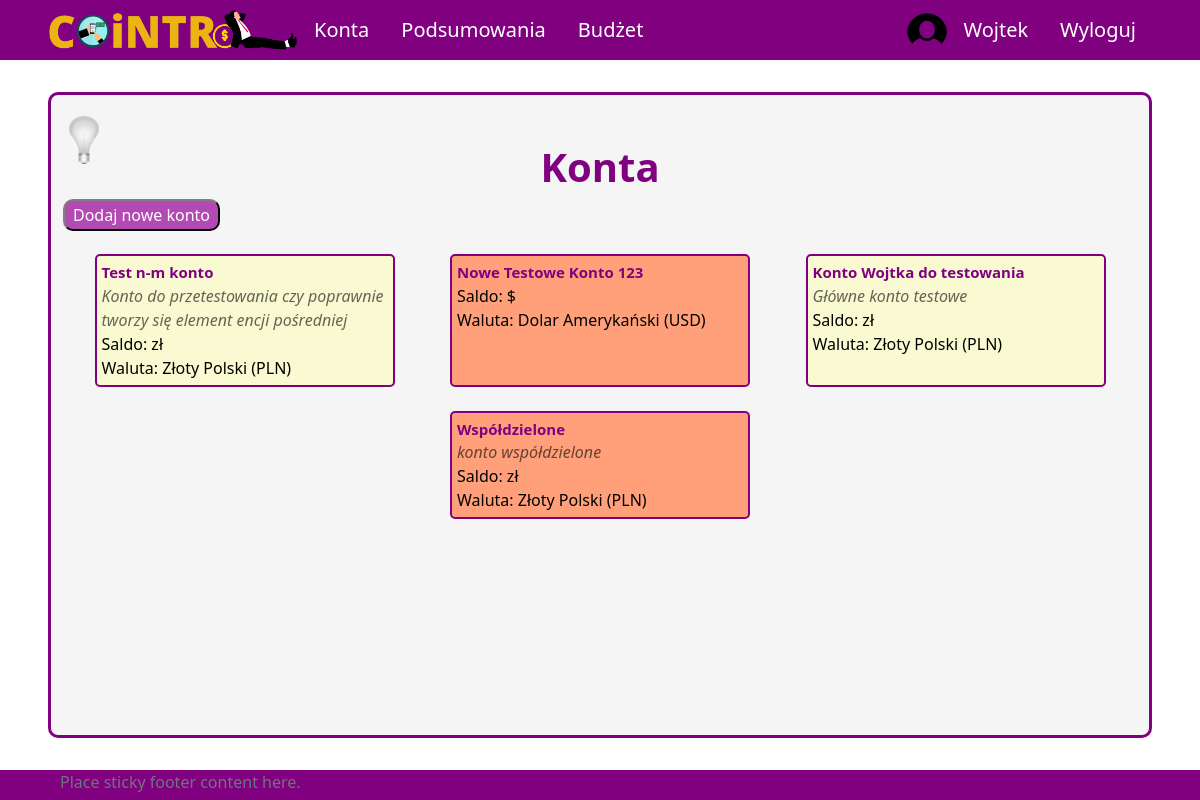
Screenshot of /all-accounts (signed in) with the database file from the repository.
### aplication/models.py (models this page shows, shortened)
class Account(models.Model):
    owner = models.ForeignKey(Profile, null=True, blank=True, on_delete=models.CASCADE)
    name = models.CharField(max_length=30)
    currency = models.ForeignKey(Currency, on_delete=models.SET_NULL, null=True)
    is_shared = models.BooleanField(default=False)
    description = models.CharField(max_length=100, null=True, blank=True)
    id = models.UUIDField(default=uuid.uuid4, unique=True, primary_key=True, editable=False)
    def __str__(self):
        return self.name
    def print_description(self):
        if self.description!=None:
            return self.description
        else:
            return ""

### UsersApp/models.py (models this page shows)
class Currency(models.Model):
    name = models.CharField(max_length=100)
    access_name = models.CharField(max_length=20) #access_name nazwa aby zdobyć kurs walut
    sign = models.CharField(max_length=5) #znak waluty
    id = models.UUIDField(default=uuid.uuid4, unique=True,
                            primary_key=True, editable=False)
    def __str__(self):
        return "{}".format(self.name)

### aplication/views/account_views.py (the view)
# urls.py: path('all-accounts', allAccounts, name='all-accounts'),
@login_required(login_url='login')
def allAccounts(request):
    user_accounts = User_Account.objects.filter(id_user = request.user.profile.id)
    accounts = []
    for ua in user_accounts:
        accounts.append(Account.objects.get(id=ua.id_account.id))
    context = {'accounts': accounts}
    return render(request, 'application/account/all-accounts.html', context)

### templates/application/account/all-accounts.html (shortened to what this page needs)
{% extends 'application/base.html' %}
{% block content %}
    <div class="title">
        <h1>Konta</h1>
    </div>
    <a href="{% url 'create-account' %}">
        <button class="button">Dodaj nowe konto</button>
    </a>
    <div class="content tiles" id="all-accounts">
        {% for acc in accounts %}
            <div class="account">
                <a class="account-link" href={% url 'account' pk=acc.id %}>
                <span class="name">{{ acc }}</span>
                <span class="account-description">{{ acc.print_description }}</span>
                <span class="balance">Saldo: {{ acc.calculate_balance }} {{acc.currency.sign}}</span>
                <span class="balance">Waluta: {{ acc.currency }}</span>
                </a>
            </div>
        {% endfor %}
    </div>
{% endblock %}

### templates/application/base.html (shortened to what this page needs)
{%load static%}
<!DOCTYPE html>
<html lang="pl">
<head>
    <link href="https://cdn.jsdelivr.net/npm/bootstrap@5.2.2/dist/css/bootstrap.min.css" rel="stylesheet">
    <link rel="stylesheet" type="text/css" href="{% static 'css/style.css' %}">
</head>
<body onload="checkColorMode()">
    <nav class="nav">
        {% if user.is_authenticated %}
        <ul class="nav justify-content-start">
            <li class="nav-item"><a id="logo-link" class="nav-link" href="{% url 'home' %}">
                <img onmouseover="logoHover()" onmouseout="logoOut()" id="app-logo" src="{% static 'images/logo.png' %}">
            </a>
            <li class="nav-item"><a class="nav-link" href="{% url 'all-accounts' %}">Konta</a></li>
            <li class="nav-item"><a class="nav-link" href="{% url 'summary' %}">Podsumowania</a></li>
            <li class="nav-item"><a class="nav-link" href="{% url 'budget' %}">Budżet</a></li>
        </ul>
        <ul class="nav justify-content-end">
            <img src="{% static 'images/circle_user_image.png' %}", style="border-radius: 50%; width: 40px;">
            <li class="nav-item"><a class="nav-link" href="{% url 'profile' %}">{{ user.username }}</a></li>
            <li class="nav-item"><a class="nav-link" href="{% url 'logout' %}">Wyloguj</a></li>
        </ul>
        {% endif %}
    </nav>
    <div id = "site-content">
        <button onclick="darkMode()" id="dark-mode-button"><img id="light-bulb" src="{% static 'images/bulb_off.png' %}" /></button>
        {% block content %}
        {% endblock %}
    </div>
    <footer class="footer">
        <div class="container">
            <span class="text-muted">Place sticky footer content here.</span>
        </div>
    </footer>
</body>
</html>

### aplication/static/css/style.css (style rules this page uses)
body { background-color: white; color: black; }
a.nav-link { color: white; font-size: 20px; }
ul.nav { align-items: center; }
nav.nav { height: 60px; background-color: purple; justify-content: space-between; padding-left: 4vw; padding-right: 4vw; }
#logo-link { padding: 0; }
#app-logo { width: 250px; }
#site-content { min-height: calc(100vh - 60px - 8vh - 30px); margin-top: 4vh; margin-bottom: 4vh; margin-left: 4vw; margin-right: 4vw; padding-left: 1vw; padding-right: 1vw; padding-top: 1vh; padding-bottom: 1vh; border: 3px solid purple; border-radius: 10px; background-color: whitesmoke; position: relative; }
#dark-mode-button { position: absolute; top: 20px; }
#dark-mode-button > img { width: 30px; }
div.title { padding-top: 5vh; display: flex; align-items: center; flex-direction: column; }
div.title h1 { color: purple; font-size: 40px; font-weight: bold; }
div.content { margin-top: 15px; }
div.tiles { display: flex; flex-wrap: wrap; justify-content: space-evenly; }
div.account { margin-top: 1vh; margin-bottom: 2vh; margin-left: 2vw; margin-right: 2vw; padding: 5px; border: 2px solid purple; border-radius: 5px; background-color: lightgoldenrodyellow; width: 300px; }
div.account:nth-child(even) { background-color: lightsalmon; }
a.account-link { width: 100%; display: flex; flex-direction: column; text-decoration: none; color: black; }
a.account-link > span.name { font-weight: bold; font-size: 15px; color: purple; }
a.account-link > span.account-description { font-style: italic; color: rgba(0, 0, 0, 0.6); }
.button { background-color: rgba(163, 31, 163, 0.8); color: white; padding: 2px 8px; border: 2px solid; border-radius: 10px; border-color: grey black black grey; text-decoration: none; }
footer { height: 30px; background-color: purple; justify-content: space-between; padding-left: 4vw; padding-right: 4vw; }
button { background-color: rgba(0, 0, 0, 0); border: none; }

### rows the page displays
Account: name "Test n-m konto", print_description "Konto do przetestowania czy poprawnie tworzy się element encji pośredniej", currency.sign "zł", currency "Złoty Polski (PLN)"
Account: name "Nowe Testowe Konto 123", currency.sign "$", currency "Dolar Amerykański (USD)"
Account: name "Konto Wojtka do testowania", print_description "Główne konto testowe", currency.sign "zł", currency "Złoty Polski (PLN)"
Account: name "Współdzielone", print_description "konto współdzielone", currency.sign "zł", currency "Złoty Polski (PLN)"

### other values shown
{{ user.username }} "Wojtek"
